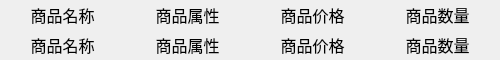
<?xml version="1.0" encoding="UTF-8"?>
<ui version="4.0">
 <class>commodity</class>
 <widget class="QWidget" name="commodity">
  <property name="geometry">
   <rect>
    <x>0</x>
    <y>0</y>
    <width>500</width>
    <height>60</height>
   </rect>
  </property>
  <property name="windowTitle">
   <string>Form</string>
  </property>
  <widget class="QLabel" name="Label">
   <property name="geometry">
    <rect>
     <x>0</x>
     <y>0</y>
     <width>125</width>
     <height>30</height>
    </rect>
   </property>
   <property name="font">
    <font>
     <family>黑体</family>
     <pointsize>12</pointsize>
     <weight>50</weight>
     <bold>false</bold>
    </font>
   </property>
   <property name="text">
    <string>商品名称</string>
   </property>
   <property name="alignment">
    <set>Qt::AlignCenter</set>
   </property>
  </widget>
  <widget class="QLabel" name="Label_2">
   <property name="geometry">
    <rect>
     <x>125</x>
     <y>0</y>
     <width>125</width>
     <height>30</height>
    </rect>
   </property>
   <property name="font">
    <font>
     <family>黑体</family>
     <pointsize>12</pointsize>
     <weight>50</weight>
     <bold>false</bold>
    </font>
   </property>
   <property name="text">
    <string>商品属性</string>
   </property>
   <property name="alignment">
    <set>Qt::AlignCenter</set>
   </property>
  </widget>
  <widget class="QLabel" name="Label_3">
   <property name="geometry">
    <rect>
     <x>250</x>
     <y>0</y>
     <width>125</width>
     <height>30</height>
    </rect>
   </property>
   <property name="font">
    <font>
     <family>黑体</family>
     <pointsize>12</pointsize>
     <weight>50</weight>
     <bold>false</bold>
    </font>
   </property>
   <property name="text">
    <string>商品价格</string>
   </property>
   <property name="alignment">
    <set>Qt::AlignCenter</set>
   </property>
  </widget>
  <widget class="QLabel" name="Label_4">
   <property name="geometry">
    <rect>
     <x>375</x>
     <y>0</y>
     <width>125</width>
     <height>30</height>
    </rect>
   </property>
   <property name="font">
    <font>
     <family>黑体</family>
     <pointsize>12</pointsize>
     <weight>50</weight>
     <bold>false</bold>
    </font>
   </property>
   <property name="text">
    <string>商品数量</string>
   </property>
   <property name="alignment">
    <set>Qt::AlignCenter</set>
   </property>
  </widget>
  <widget class="QLabel" name="countLabel">
   <property name="geometry">
    <rect>
     <x>375</x>
     <y>30</y>
     <width>125</width>
     <height>30</height>
    </rect>
   </property>
   <property name="font">
    <font>
     <family>Times New Roman</family>
     <pointsize>12</pointsize>
    </font>
   </property>
   <property name="text">
    <string>商品数量</string>
   </property>
   <property name="alignment">
    <set>Qt::AlignCenter</set>
   </property>
  </widget>
  <widget class="QLabel" name="nameLabel">
   <property name="geometry">
    <rect>
     <x>0</x>
     <y>30</y>
     <width>125</width>
     <height>30</height>
    </rect>
   </property>
   <property name="font">
    <font>
     <family>Times New Roman</family>
     <pointsize>12</pointsize>
    </font>
   </property>
   <property name="text">
    <string>商品名称</string>
   </property>
   <property name="alignment">
    <set>Qt::AlignCenter</set>
   </property>
  </widget>
  <widget class="QLabel" name="priceLabel">
   <property name="geometry">
    <rect>
     <x>250</x>
     <y>30</y>
     <width>125</width>
     <height>30</height>
    </rect>
   </property>
   <property name="font">
    <font>
     <family>Times New Roman</family>
     <pointsize>12</pointsize>
    </font>
   </property>
   <property name="text">
    <string>商品价格</string>
   </property>
   <property name="alignment">
    <set>Qt::AlignCenter</set>
   </property>
  </widget>
  <widget class="QLabel" name="kindLabel">
   <property name="geometry">
    <rect>
     <x>125</x>
     <y>30</y>
     <width>125</width>
     <height>30</height>
    </rect>
   </property>
   <property name="font">
    <font>
     <family>Times New Roman</family>
     <pointsize>12</pointsize>
    </font>
   </property>
   <property name="text">
    <string>商品属性</string>
   </property>
   <property name="alignment">
    <set>Qt::AlignCenter</set>
   </property>
  </widget>
 </widget>
 <resources/>
 <connections/>
</ui>
